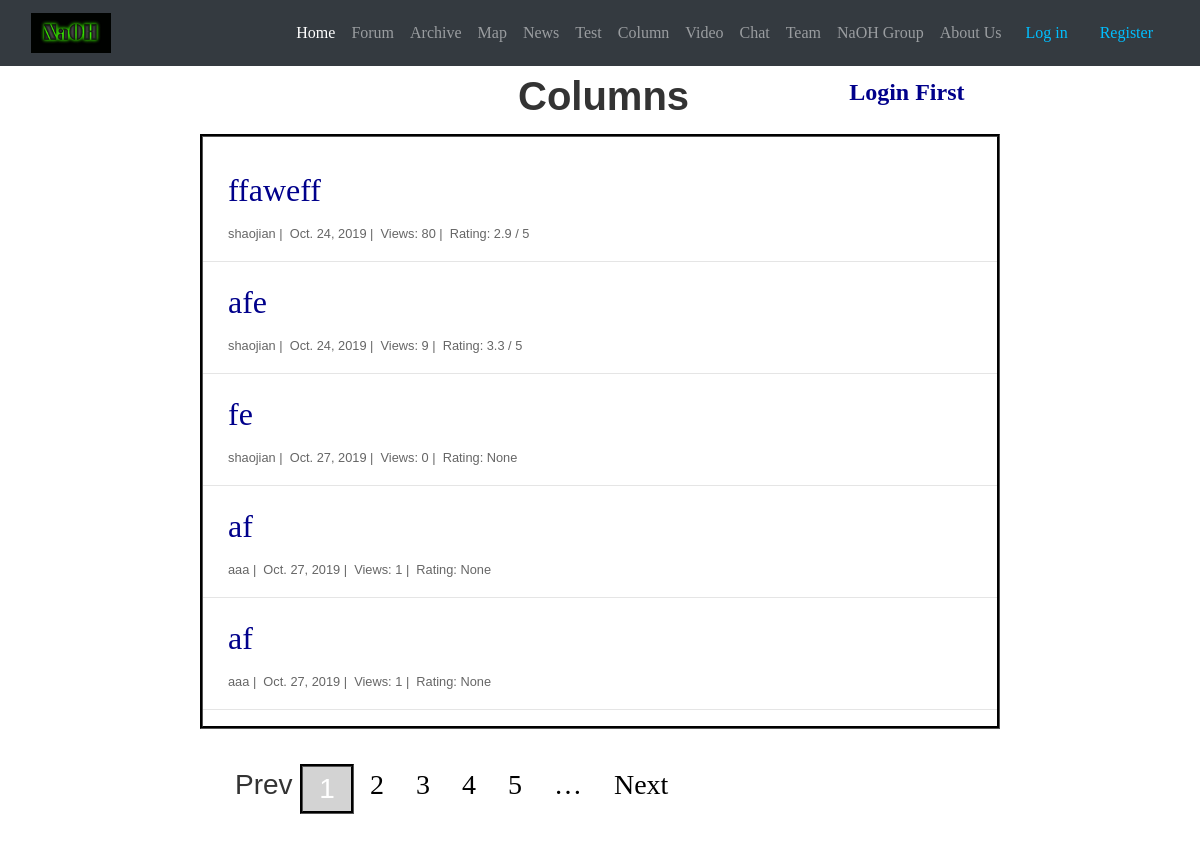
Page /essays/view/ on the earlier database version.
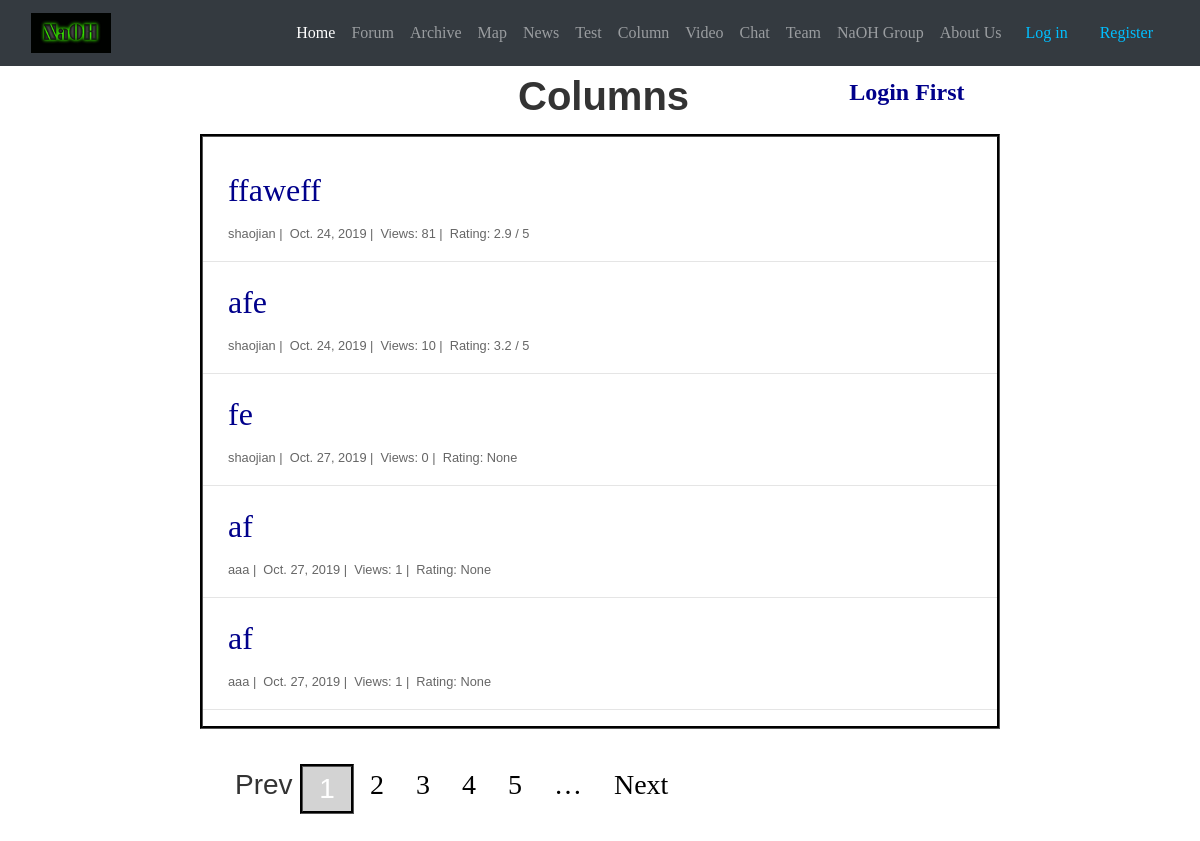
Same page on the later database version.
### essays/models.py (models this page shows)
class Post(models.Model):
    user = models.ForeignKey(User, on_delete=models.CASCADE)
    title = models.CharField(max_length=128)
    body = models.CharField(max_length=4000)
    created_on = models.DateTimeField(auto_now_add=True)
    count = models.IntegerField(default=0)
    rate = models.FloatField(default=0)
    rate_total = models.FloatField(default=0)
    rate_num = models.IntegerField(default=0)

### essays/views.py (the view)
# urls.py: path("view/", views.view_essays, name="view_essays"),
def view_essays(request):
    language = select_language(request)
    posts = Post.objects.all()
    post_list = Post.objects.all()
    paginator = Paginator(post_list, 5)
    page = request.GET.get('page')
    posts = paginator.get_page(page)
    context = {
        "posts": posts,
        'language': language
    }
    return render(request, "view_essays.html", context)

### cart/context_processors.py (called while the page is built)
def select_language(request):
    language = 'English'
    if request.user.is_authenticated:
        if request.session.get(request.user.username, None) == None:
            request.session[request.user.username] = 'Chinese'
        language = request.session[request.user.username]
    return language

def cart(request):
	return {'cart': Cart(request), 'language': select_language(request)}

### essays/views.py (called while the page is built)
def select_language(request):
    language = 'English'
    if request.user.is_authenticated:
        if request.session.get(request.user.username, None) == None:
            request.session[request.user.username] = 'Chinese'
        language = request.session[request.user.username]
    return language

### essays/templates/view_essays.html (shortened to what this page needs)
{% extends "base.html" %}
{% block page_content %}
{% load static %}
<div style="width: 800px; margin: 0 auto;">
<div>
{% if user.is_authenticated %}
  {% if language == "Chinese" %}
      <div class="row">
        <h1 style="margin-left: 333px; margin-right: 270px;font-weight: bold;">专栏</h1>
        {% if user.is_authenticated %}
            <a style="color: #00008B;" class="navbar-brand" href="{% url 'post_essay' %}">新建文章</a>
        {% else %}
            <a style="color: #00008B;" class="navbar-brand" href="{% url 'login' %}">登录发帖</a>
        {% endif %}
    </div>
  {% else %}
      <div class="row">
        <h1 style="margin-left: 333px; margin-right: 160px; font-weight: bold;">Columns</h1>
        {% if user.is_authenticated %}
            <a style="color: #00008B;" class="navbar-brand" href="{% url 'post_essay' %}">New Column</a>
        {% else %}
            <a style="color: #00008B;" class="navbar-brand" href="{% url 'login' %}">Login First</a>
        {% endif %}
    </div>
  {% endif %}
{% else %}
    <div class="row">
        <h1 style="margin-left: 333px; margin-right: 160px;font-weight: bold;">Columns</h1>
        {% if user.is_authenticated %}
            <a style="color: #00008B;" class="navbar-brand" href="{% url 'post_essay' %}">New Column</a>
        {% else %}
            <a style="color: #00008B;" class="navbar-brand" href="{% url 'login' %}">Login First</a>
        {% endif %}
    </div>
{% endif %}
</div>
<div style="border-style: groove; border-color: black;">
<br>
{% for post in posts %}
    <h2 style="width: 700px;word-wrap: break-word;
    white-space: normal;margin-left: 25px; margin-right: 25px;" ><a style="color: #00008B;" href="{% url 'essay_details' post.pk%}">{{ post.title }}</a></h2>
    <small style="margin-left: 25px; margin-right: 25px;">
        {{ post.user }} |&nbsp;
        {{ post.created_on.date }} |&nbsp;
        Views: {{ post.count }} |&nbsp;
        {% ifequal post.rate 0 %}
        Rating: None
        {% else %}
        Rating: {{ post.rate }} / 5
        {% endifequal %}
    </small>
    <hr>
{% endfor %}
</div>
</div>
<br>
<div id="page" style="width: 800px; margin: 0 auto; ">
{% if posts.has_other_pages %}
  <ul class="pagination" style="margin-left: 35px;">
    {% if posts.has_previous %}
     <h3> <li><a href="?page={{ posts.previous_page_number }}">Prev</a></li></h3>
    {% else %}
      <h3><li class="disabled"><span>Prev&nbsp;</span></li></h3>
    {% endif %}
    {% for i in posts.paginator.page_range %}
        {% if posts.number == i %}
            <h3 style="border-style: groove; border-color: black;"><li class="active"><span>{{ i }}</span></li></h3>
        {% elif i > posts.number|add:'-5' and i < posts.number|add:'5' %}
            <h3><li><a href="?page={{ i }}">{{ i }}</a></li></h3>
        {% endif %}
    {% endfor %}
    {% if posts.paginator.num_pages > posts.number|add:'4' %}
        <h3><li><a href="?page={{ posts.number|add:'5' }}">&hellip;</a></li></h3>
    {% endif %}
    {% if posts.has_next %}
       <h3><li><a href="?page={{ posts.next_page_number }}">Next</a></li></h3>
    {% else %}
       <h3><li class="disabled"><span>&nbsp;Next</span></li></h3>
    {% endif %}
  </ul>
{% endif %}
</div>
<br>
{% endblock %}

Differences in the rows shown:
changed Post "ffaweff": count "80" → "81"
changed Post "afe": count "9" → "10"; rate "3.3" → "3.2"
